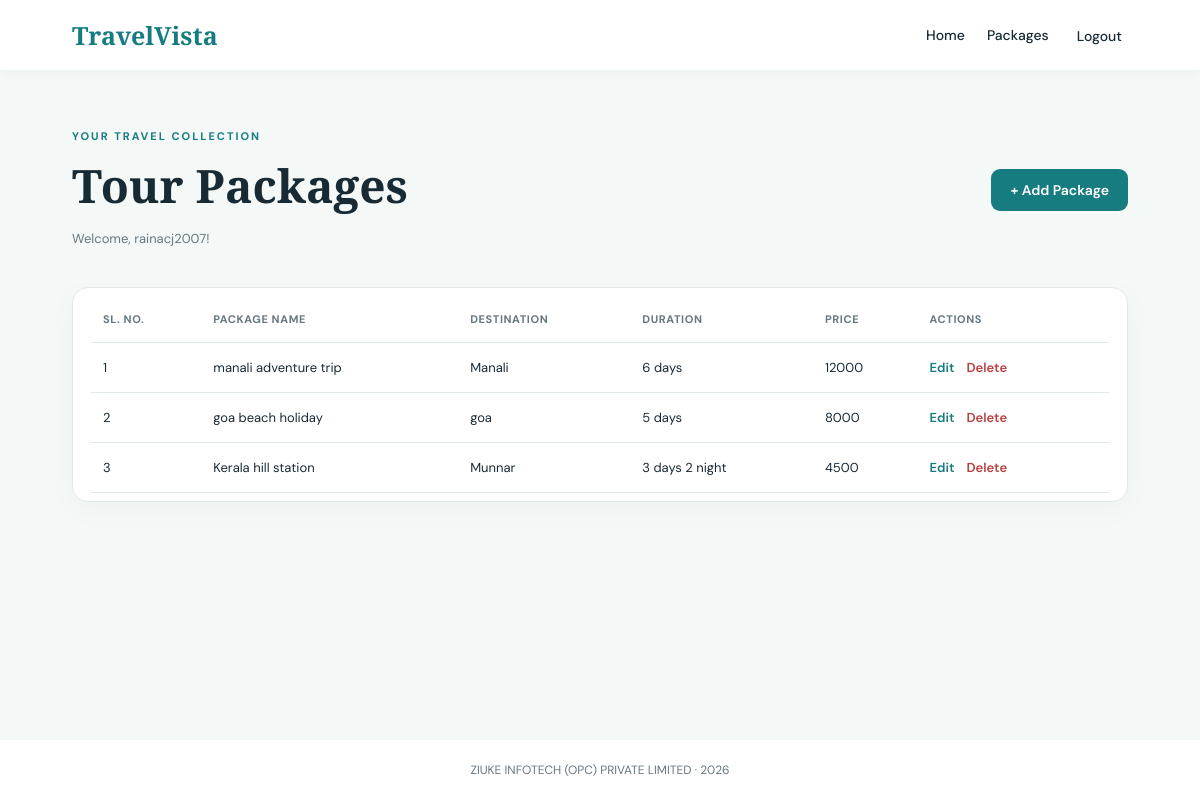
/packages/ (signed in), run on the app's committed database.
### packages/models.py (models this page shows, shortened)
class Package(models.Model):
    package_name = models.CharField(max_length=200)
    destination = models.CharField(max_length=200)
    duration = models.CharField(max_length=100)
    price = models.CharField(max_length=100)

### packages/views.py (the view)
# urls.py: path("packages/", views.package_list, name="package_list"),
@login_required
def package_list(request):
    packages = Package.objects.all().order_by("-id")
    return render(request, "packages/package_list.html", {"packages": packages})

### packages/templates/packages/package_list.html (shortened to what this page needs)
{% extends "packages/base.html" %}
{% block content %}
<div class="page-heading">
    <div><p class="eyebrow">YOUR TRAVEL COLLECTION</p><h1>Tour Packages</h1><p class="muted">Welcome, {{ user.username }}!</p></div>
    <a class="button" href="{% url 'add_package' %}">+ Add Package</a>
</div>
<div class="panel table-wrap">
<table>
    <thead><tr><th>Sl. No.</th><th>Package Name</th><th>Destination</th><th>Duration</th><th>Price</th><th>Actions</th></tr></thead>
    <tbody>
    {% for package in packages %}
        <tr>
            <td>{{ forloop.counter }}</td><td>{{ package.package_name }}</td><td>{{ package.destination }}</td>
            <td>{{ package.duration }}</td><td>{{ package.price }}</td>
            <td class="table-actions"><a href="{% url 'edit_package' package.pk %}">Edit</a><a class="delete-link" href="{% url 'delete_package' package.pk %}">Delete</a></td>
        </tr>
    {% empty %}
        <tr><td colspan="6" class="empty">No packages added yet. Select “Add Package” to create your first one.</td></tr>
    {% endfor %}
    </tbody>
</table>
</div>
{% endblock %}

### packages/templates/packages/base.html (shortened to what this page needs)
{% load static %}
<!DOCTYPE html>
<html lang="en">
<head>
    <link rel="stylesheet" href="{% static 'packages/css/style.css' %}">
</head>
<body>
<header class="topbar">
    <a class="brand" href="{% url 'home' %}">TravelVista</a>
    <nav>
        <a href="{% url 'home' %}">Home</a>
        {% if user.is_authenticated %}
            <a href="{% url 'package_list' %}">Packages</a>
            <form class="inline-form" method="post" action="{% url 'logout' %}">
                <button class="nav-button" type="submit">Logout</button>
            </form>
        {% else %}
            <a href="{% url 'login' %}">Login</a>
            <a href="{% url 'signup' %}">Sign up</a>
        {% endif %}
    </nav>
</header>
<main class="container">
    {% block content %}{% endblock %}
</main>
<footer>ZIUKE INFOTECH (OPC) PRIVATE LIMITED · 2026</footer>
</body>
</html>

### packages/static/packages/css/style.css (style rules this page uses)
:root { --ink:#182b35; --muted:#667780; --teal:#167c80; --teal-dark:#105d62; --paper:#f4f8f7; --line:#e1e9e7; }
* { box-sizing:border-box; }
body { margin:0; min-height:100vh; display:flex; flex-direction:column; font-family:'DM Sans',Arial,sans-serif; color:var(--ink); background:var(--paper); }
.topbar { display:flex; align-items:center; justify-content:space-between; padding:18px max(6%, calc((100% - 1120px)/2)); background:#fff; box-shadow:0 2px 15px #17343a0b; }
.brand { font-family:'Playfair Display',serif; font-size:25px; font-weight:700; color:var(--teal); text-decoration:none; }
nav { display:flex; align-items:center; gap:22px; }
nav a,.nav-button { color:var(--ink); text-decoration:none; font:500 14px 'DM Sans',sans-serif; }
.inline-form { display:inline; margin:0; }
.nav-button { border:0; background:none; cursor:pointer; }
.container { width:min(1120px,88%); margin:48px auto; flex:1; }
.eyebrow { color:var(--teal); font-size:11px; letter-spacing:2px; font-weight:700; }
h1 { font:700 clamp(30px,4vw,46px) 'Playfair Display',serif; margin:10px 0 14px; }
.button { display:inline-block; border:0; border-radius:9px; padding:12px 19px; background:var(--teal); color:white; text-decoration:none; font:600 14px 'DM Sans',sans-serif; cursor:pointer; }
.panel { background:white; padding:30px; border:1px solid var(--line); border-radius:16px; box-shadow:0 8px 30px #183c3c08; }
.muted,.help { color:var(--muted); font-size:13px; line-height:1.6; }
.page-heading { display:flex; justify-content:space-between; align-items:center; gap:20px; margin-bottom:24px; }
.page-heading h1 { margin-bottom:4px; }
.table-wrap { overflow-x:auto; padding:8px 18px; }
table { border-collapse:collapse; width:100%; min-width:700px; text-align:left; }
th,td { padding:16px 12px; border-bottom:1px solid var(--line); font-size:13px; }
th { color:var(--muted); font-size:11px; text-transform:uppercase; letter-spacing:.6px; }
.table-actions { white-space:nowrap; }
.table-actions a { color:var(--teal); text-decoration:none; margin-right:12px; font-weight:600; }
.table-actions .delete-link { color:#b94040; }
footer { padding:22px; text-align:center; color:var(--muted); font-size:12px; background:#fff; }

### data on the page
Package: package_name "manali adventure trip", destination "Manali", duration "6 days", price "12000"
Package: package_name "goa beach holiday", destination "goa", duration "5 days", price "8000"
Package: package_name "Kerala hill station", destination "Munnar", duration "3 days 2 night", price "4500"

### other printed values
{{ user.username }} "rainacj2007"
